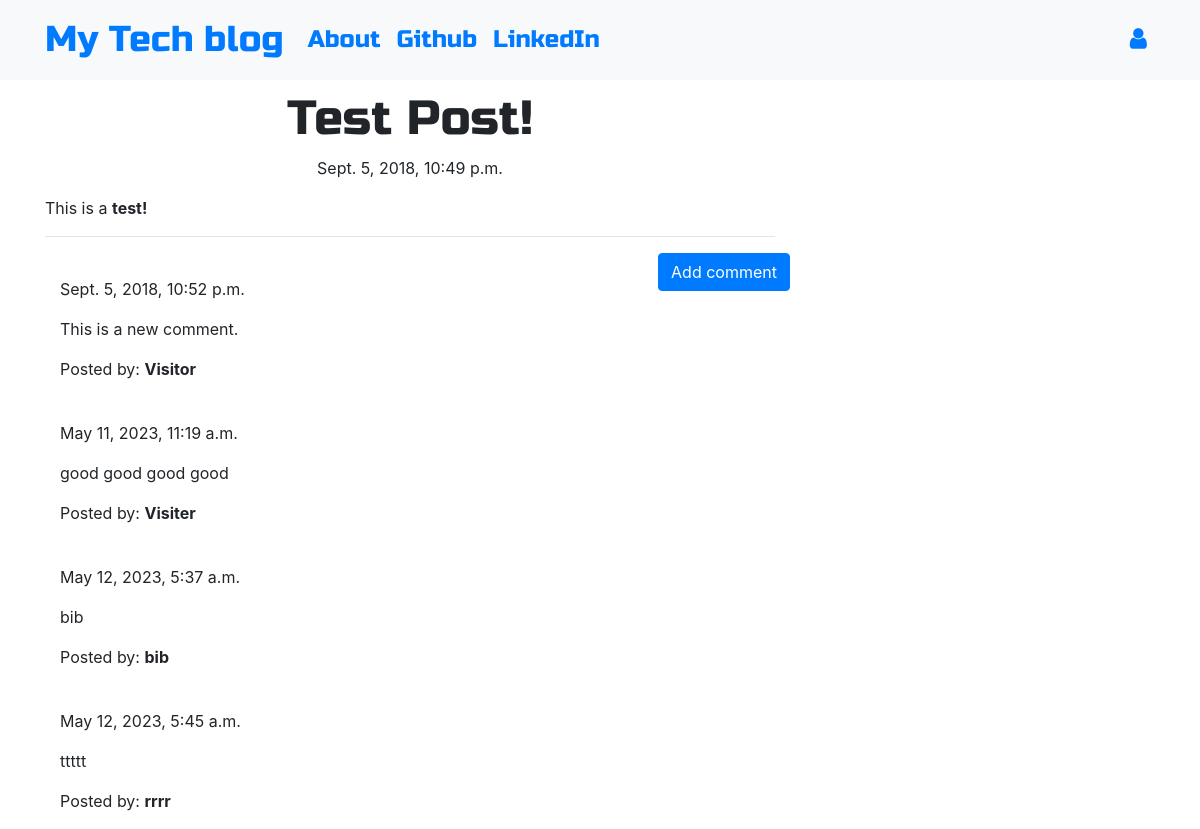
/post/1, run on the app's committed database.
### blog/models.py (models this page shows, shortened)
class Post(models.Model):
    author = models.ForeignKey('auth.User',on_delete=models.CASCADE)
    title = models.CharField(max_length=200)
    text = models.TextField()
    created_date = models.DateTimeField(default=timezone.now)
    published_date = models.DateTimeField(blank=True, null=True)

class Comment(models.Model):
    post = models.ForeignKey('blog.Post', related_name='comments',on_delete=models.CASCADE)
    author = models.CharField(max_length=200)
    text = models.TextField()
    created_date = models.DateTimeField(default=timezone.now)
    approved_comment = models.BooleanField(default=False)

### blog/views.py (the view)
# urls.py: path('post/<int:pk>', views.PostDetailView.as_view(), name='post_detail'),
class PostDetailView(DetailView):
    model = Post

### blog/templates/blog/post_detail.html (shortened to what this page needs)
{% extends 'blog/base.html' %}
{% block content %}
        <h1 class='posttitle loader'>{{ post.title }}</h1>
        {% if post.published_date %}
            <div class="date postdate">
                {{ post.published_date }}
            </div>
        {% else %}
            <a class="btn btn-outline-dark" href="{% url 'post_publish' pk=post.pk %}">Publish</a>
        {% endif %}
      <p class='postcontent' >{{ post.text|safe|linebreaksbr }}</p>
  <hr>
  <a class="btn btn-primary btn-comment" href="{% url 'add_comment_to_post' pk=post.pk %}">Add comment</a>
  <div class="container">
  {% for comment in post.comments.all %}
  <br>
      {% if user.is_authenticated or comment.approved_comment %}
              {{ comment.created_date }}
          <p>{{ comment.text|safe|linebreaks }}</p>
          <p>Posted by: <strong>{{ comment.author }}</strong></p>
      {% endif %}
  {% empty %}
      <p>No comments posted.</p>
  {% endfor %}
</div>
{% endblock %}

### blog/templates/blog/base.html (shortened to what this page needs)
<!DOCTYPE html>
{% load static %}
<html>
  <head>
    <link rel="stylesheet" href="https://stackpath.bootstrapcdn.com/bootstrap/4.1.3/css/bootstrap.min.css"
>
    <link href="https://maxcdn.bootstrapcdn.com/font-awesome/4.7.0/css/font-awesome.min.css" rel="stylesheet">
    <link rel="stylesheet" href="//cdn.jsdelivr.net/medium-editor/latest/css/medium-editor.min.css" type="text/css" media="screen" charset="utf-8">
    <link rel="stylesheet" href="{% static 'css/blog.css' %}">
  </head>
  <body class='loader'>
    <nav class="navbar navbar-expand-lg bg-light techfont">
      <div class="container">
        <div class="navbar-nav align-items-center">
          <a class="navbar-brand bigbrand" href="{% url 'post_list' %}">My Tech blog</a>
          <a class="nav-item nav-link" href="{% url 'about' %}">About</a>
          <a class="nav-item nav-link" href="https://www.github.com">Github</a>
          <a class="nav-item nav-link" href="https://www.linkedin.com">LinkedIn</a>
        </div>
        <div class="navbar-nav align-items-center ml-auto">
          {% if user.is_authenticated %}
            <a class="nav-item nav-link" href="{% url 'post_new' %}">New Post</a>
            <a class="nav-item nav-link" href="{% url 'post_draft_list' %}">Drafts</a>
            <a class="nav-item nav-link" href="{% url 'logout' %}">Log out</a>
            <a >Welcome: {{ user.username }}</a>
          {% else %}
            <a class="nav-item nav-link" href="{% url 'login' %}" aria-label="Login">
              <span class="fa fa-user" aria-hidden="true"></span></a>
          {% endif %}
        </div>
      </div>
    </nav>
          <div class="content container">
              <div class="row">
                  <div class="col-md-8">
                    <div class="blog_posts">
                      {% block content %}
                      {% endblock %}
                    </div>
                  </div>
              </div>
          </div>
  </body>
</html>

### blog/static/css/blog.css (style rules this page uses)
.techfont { font-family: 'Russo One', sans-serif; font-size: 1.5em; margin-bottom: 10px; }
.postdate { text-align: center; }
.posttitle { font-family: 'Russo One', sans-serif; font-size: 3em; text-align: center; }
.postcontent { font-family: 'Montserrat'; font-size: 1.5em; }
.btn-comment { position: absolute; right: 0px; }
.bigbrand { font-size: 1.5em; }
.loader { filter:hue-rotate(0deg); color: linear-gradient(45deg,#0f8,#08f); animation:hue 5000ms infinite linear; }

### data on the page
Post: title "Test Post!", published_date "Sept. 5, 2018, 10:49 p.m.", text "This is a test!"
Comment: created_date "Sept. 5, 2018, 10:52 p.m.", text "This is a new comment.", author "Visitor"
Comment: created_date "May 11, 2023, 11:19 a.m.", text "good good good good", author "Visiter"
Comment: created_date "May 12, 2023, 5:37 a.m.", text "bib", author "bib"
Comment: created_date "May 12, 2023, 5:45 a.m.", text "ttttt", author "rrrr"
